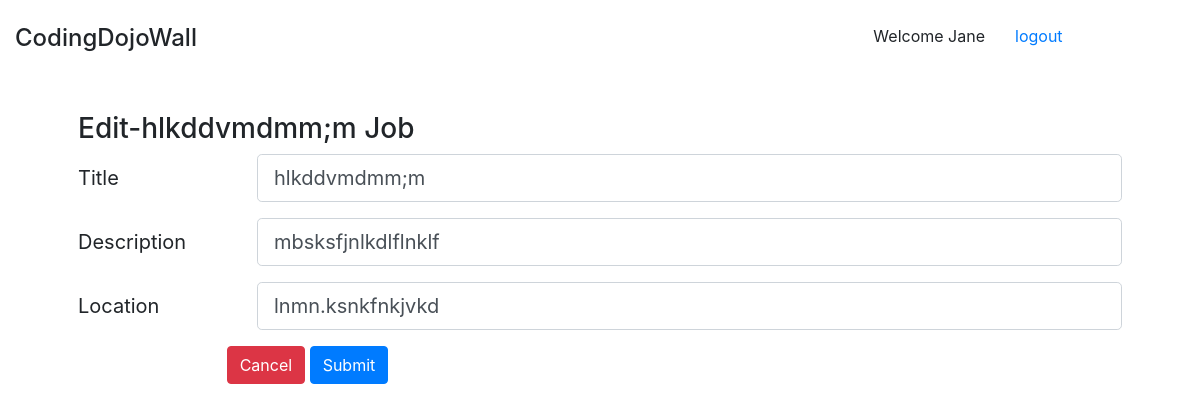
The app's page /editJob/16 (signed in) with its own data.
### Login_app/models.py (models this page shows)
class User(models.Model):
    First_name = models.CharField(max_length=55)
    Last_name =models.CharField(max_length=55)
    Email = models.CharField(max_length=255)
    Password = models.CharField(max_length= 60)
    created_at = models.DateTimeField(auto_now_add = True)
    updated_at = models.DateTimeField(auto_now= True)
    objects = UserManager()

### Job_app/models.py (models this page shows)
class Job(models.Model):
    Title = models.CharField(max_length= 255)
    Description = models.TextField()
    Location = models.CharField(max_length=255)
    Categories = models.TextField()
    created_at= models.DateTimeField(auto_now_add=True)
    updated_at =models.DateTimeField(auto_now=True)
    Posted_by = models.ForeignKey(User, related_name = 'jobs', on_delete= models.CASCADE)
    users_joined = models.ManyToManyField(User, related_name= 'jobs_joined')
    objects = JobManager()

### Job_app/views.py (the view)
# urls.py: path("editJob/<jobid>",views.displayedit),
def displayedit(request, jobid):
    job_edit = Job.objects.get(id = jobid)
    currentUser = User.objects.get(id=request.session['user_id'])
    context = {
        'thisUser' : currentUser,
        'jobtoedit' : job_edit
    }
    return render(request, 'edit_job.html', context)

### Job_app/templates/edit_job.html (shortened to what this page needs)
<!DOCTYPE html>
<html lang="en">
<head>
    <link rel="stylesheet" href="https://maxcdn.bootstrapcdn.com/bootstrap/4.0.0/css/bootstrap.min.css"
>
</head>
<body>
    <div class="container-fluid pt-4">
        <div class="row">
            <div class="col">
                <h4>CodingDojoWall</h4>
            </div>
            <div class="col-md-auto">
                <p>Welcome {{thisUser.First_name}}</p>
            </div>
            <div class="col col-lg-2">
                <a href="/logout">logout</a>
            </div>
        </div>
    </div>
    <div class="container p-5">
        <h3 >Edit-{{ jobtoedit.Title}} Job </h3>
        <form action="/job/edit/{{jobtoedit.id}}" method="POST">{% csrf_token%}
            <div class="form-group row">
                <label for="colFormLabelLg" class="col-sm-2 col-form-label col-form-label-lg">Title</label>
                <div class="col-sm-10">
                    <input name="title" value="{{jobtoedit.Title}}" type="text" class="form-control form-control-lg" id="colFormLabelLg"
                        placeholder="insert destination">
                </div>
            </div>
            <div class="form-group row">
                <label for="colFormLabelLg" class="col-sm-2 col-form-label col-form-label-lg">Description</label>
                <div class="col-sm-10">
                    <input name="desc" value="{{jobtoedit.Description}}" type="text" class="form-control form-control-lg" id="colFormLabelLg"
                        placeholder="">
                </div>
            </div>
            <div class="form-group row">
                <label for="colFormLabelLg" class="col-sm-2 col-form-label col-form-label-lg">Location</label>
                <div class="col-sm-10">
                    <input name="location" value="{{jobtoedit.Location}}" type="text" class="form-control form-control-lg" id="colFormLabelLg"
                        placeholder="">
                </div>
            </div>
            <div class="form-group row">
                <div class="col-sm-10">
                    <label for="colFormLabelLg" class="col-sm-2 col-form-label col-form-label-lg"></label>
                    <a class="btn btn-danger" href="/jobs">Cancel</a>
                    <button class="btn btn-primary" type="submit">Submit</button>
                </div>
            </div>
        </form>
    </div>
</body>
</html>

### records on screen
User: First_name "Jane"
Job: Title "hlkddvmdmm;m", title "hlkddvmdmm;m", desc "mbsksfjnlkdlflnklf", location "lnmn.ksnkfnkjvkd"
